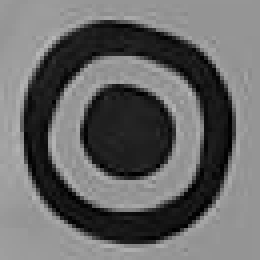
#> input picture template1.png, 65 x 65 px (shown 4 times larger)
$ jupyter execute tracking.ipynb
#> lines starting #> are read from the running program, lines starting #| are printed output that depends on the picture; after the words box and inside, x2 and y2 are one past the last pixel; in counts of white or black regions, pixels touching at a corner belong together
[cell 1]
import cv2
import numpy as np
from matplotlib import pyplot as plt
from IPython.display import clear_output

template1 = cv2.resize(cv2.imread('template1.png',0), (0,0), fx=.5, fy=.5)
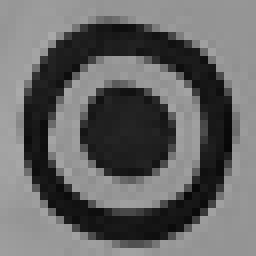
#> template1: shape (32, 32) (shown 8 times larger); min 7, max 170, mean 102.5
template2 = cv2.resize(cv2.imread('template2.png',0), (0,0), fx=.5, fy=.5)
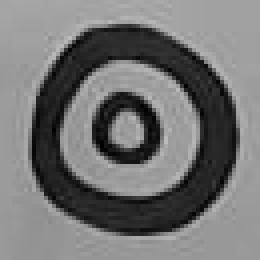
#> input picture template2.png, 65 x 65 px (shown 4 times larger)
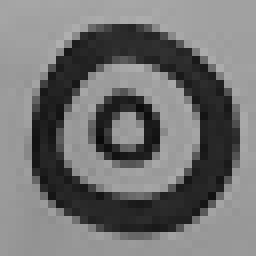
#> template2: shape (32, 32) (shown 8 times larger); min 10, max 175, mean 114.3

templates = [template1, template2]
w, h = template1.shape[::-1] # templates should be same size
#> w = 32; h = 32

# All the 6 methods for comparison in a list
methods = ['cv2.TM_CCOEFF', 'cv2.TM_CCOEFF_NORMED', 'cv2.TM_CCORR',
            'cv2.TM_CCORR_NORMED', 'cv2.TM_SQDIFF', 'cv2.TM_SQDIFF_NORMED']

cap = cv2.VideoCapture(0)

while(True):
    clear_output(wait=True)
    # Capture frame-by-frame
    ret, frame = cap.read()
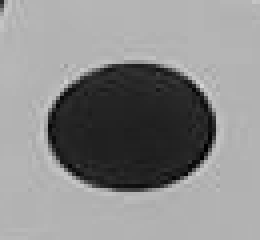
#> input picture computer/template1.png, 65 x 60 px, given in place of the camera (shown 4 times larger)
#> frame is the input picture: shape (60, 65, 3); min 0, max 214, mean 139.8

    # Our operations on the frame come here
    img = cv2.cvtColor(frame, cv2.COLOR_BGR2GRAY)
    img = cv2.resize(img, (0,0), fx=0.5, fy=0.5)
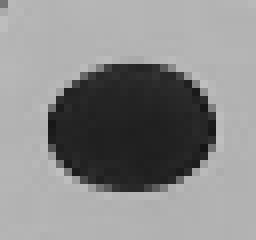
#> img: shape (30, 32) (shown 8 times larger); min 21, max 191, mean 139.4

    #cv2.imwrite('out.png', img)

    method = eval(methods[1])

    tls = []

    for template in templates:
        # Apply template Matching
        res = cv2.matchTemplate(img, template, method)
        min_val, max_val, min_loc, max_loc = cv2.minMaxLoc(res)

        # If the method is TM_SQDIFF or TM_SQDIFF_NORMED, take minimum
        if method in [cv2.TM_SQDIFF, cv2.TM_SQDIFF_NORMED]:
            top_left = min_loc
        else:
            top_left = max_loc

        bottom_right = (top_left[0] + w, top_left[1] + h)

        tls.append(top_left)

        cv2.rectangle(img, top_left, bottom_right, 255, 2)
#> this loop made 2 passes
#> (res, min_val, max_val, min_loc, top_left, bottom_right) on passes 1 to 2: ([0.0752, 0.0561, 0.0656], 0.0561, 0.0752, (0, 1), (0, 0), (32, 32)), ([0.114, 0.125, 0.158], 0.114, 0.158, (0, 0), (0, 2), (32, 34))
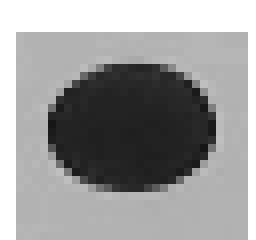
#> img: shape (30, 32) (shown 8 times larger); min 21, max 255, mean 155.5
#> after the loop, tls = [(0, 0), (0, 2)]

    cv2.line(img, (tls[0][0]+int(h/2), tls[0][1]+int(w/2)), (tls[1][0]+int(h/2), tls[1][1]+int(w/2)), 255, 2)
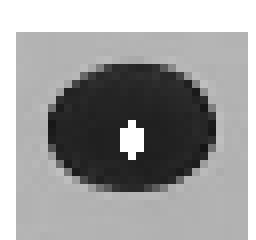
#> img: shape (30, 32) (shown 8 times larger); 1.15% of pixels changed, all inside (x1, y1, x2, y2) = (15, 15, 18, 20)


    # Display the resulting frame
    cv2.imshow('frame', img)
    if cv2.waitKey(1) & 0xFF == ord('q'):

#> (key q is pressed here)
        break

# When everything done, release the capture
cap.release()
cv2.destroyAllWindows()
